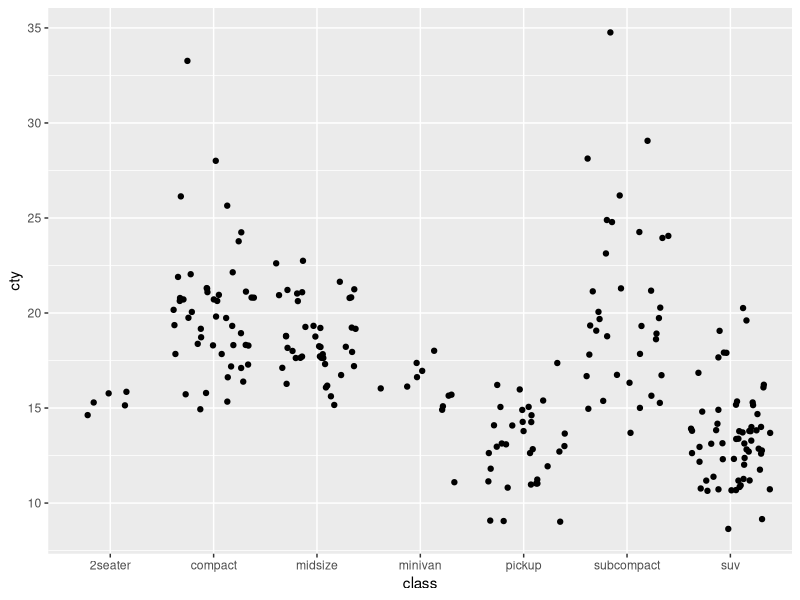
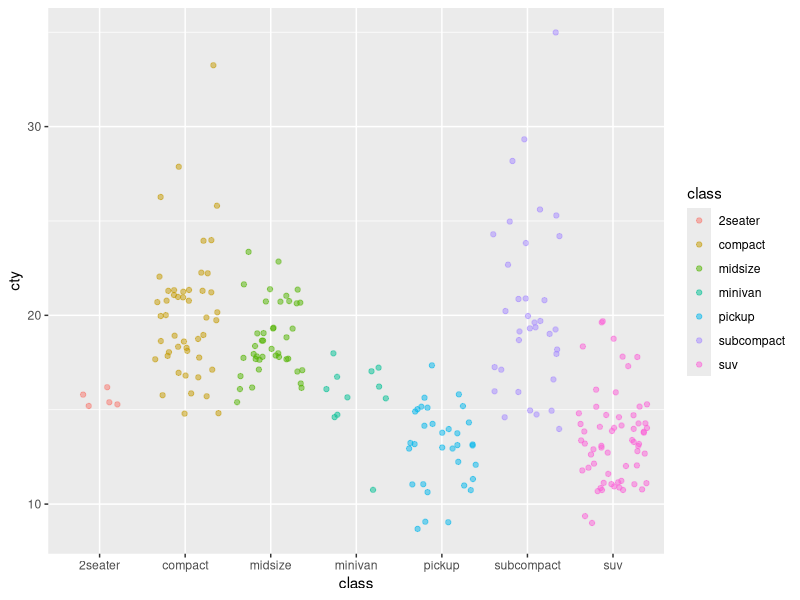

R code for these plots, in order:
## ---- chunk 1
knitr::opts_chunk$set(echo = TRUE)
library(tidyverse)
## ---- chunk 2
ggplot(data = mpg, aes(x = class, y = cty)) +
geom_jitter()
## ---- chunk 3
ggplot(data = mpg, aes(x = class, y = cty)) +
		geom_jitter(aes(color = class), alpha = 0.5)
